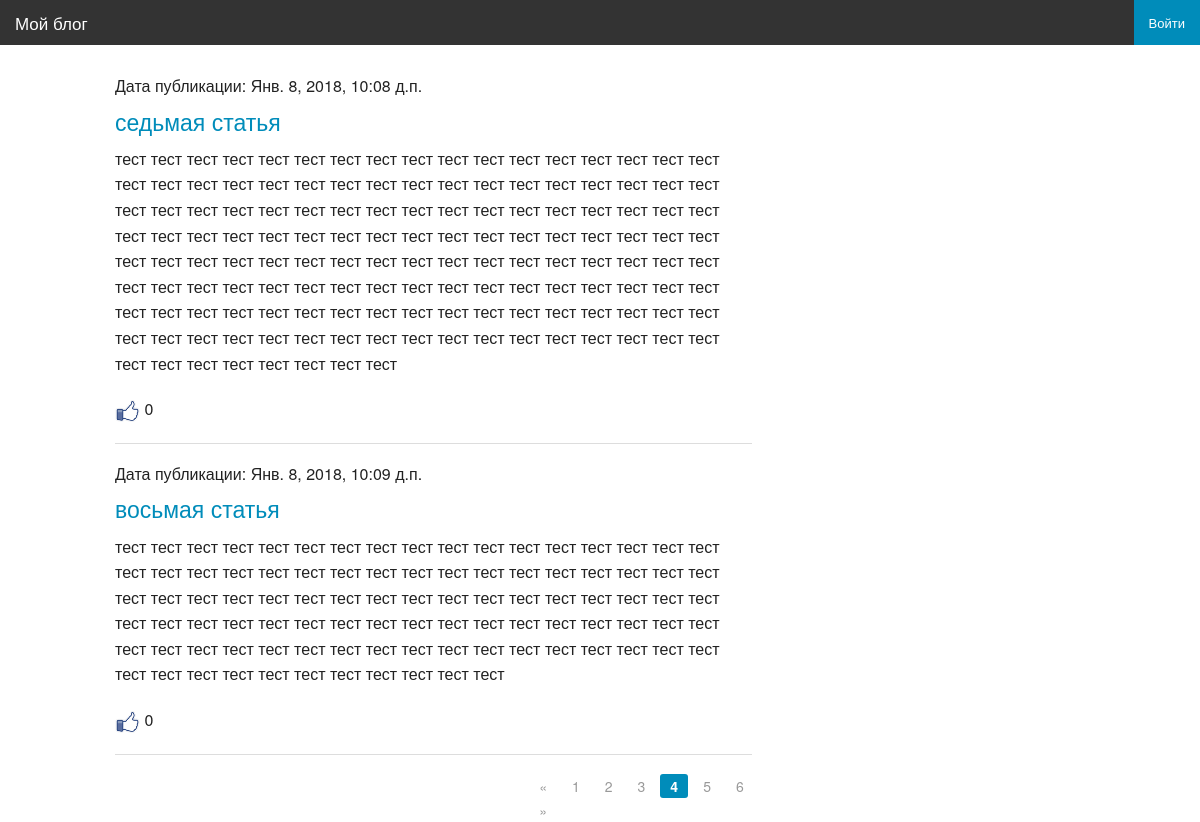
The page /page/4/ on the database its author committed.
### article/models.py (models this page shows, shortened)
class Article(models.Model):
    class Meta():
        db_table = "article"
    article_title = models.CharField(max_length = 200)
    article_text = RichTextField()
    article_date = models.DateTimeField()
    article_likes = models.IntegerField(default=0)
    article_image = models.ImageField(null=True, blank=True, upload_to="images/", verbose_name= 'Изображение')
    def bit(self):
        if self.article_image:
            return mark_safe ('<img src="%s" width="70"/>'% self.article_image.url)
        else:
            return '(none)'
    bit.short_descriptio = 'Изображение'
    bit.allow_tags = True

### article/views.py (the view)
# urls.py: re_path(r'^articles/(?P<article_id>\d+)/get/(?P<page_comments_number>\d+)/$', views.article),
def articles(request, page_number=1):
    all_articles = Article.objects.all()
    current_page = Paginator(all_articles, 2)
    return render_to_response('articles.html', {'articles': current_page.page(page_number), 'username': auth.get_user(request).username})

### article/templates/articles.html
{% extends 'main.html' %}
{% load staticfiles %}
{% block article %}
    <div class="large-8 columns">
{% for article in articles %}
    <h6>Дата публикации: {{ article.article_date }}</h6>
    <h4><a href="/articles/get/{{ article.id }}/"> {{ article.article_title }}</a></h4>
    <p>{{ article.article_text }}</p>
    <p><a href="/articles/addlike/{{ article.id }}/"> <img src="{% static "images.png" %}" width="25px" height="25px"></a> {{ article.article_likes }}</p>
    <hr>
{% endfor %}
    </div>
    <div class="row">
        <div class="large-3 large-offset-5 columns">
            <ul class="pagination">
                {% if articles.has_previous %}
                    <li class="arrow"><a href="/page/{{ articles.previous_page_number }}/">&laquo;</a></li>
                {% else %}
                    <li class="arrow unavailable"><a href="">&laquo;</a></li>
                {% endif %}
                {% for page in articles.paginator.page_range %}
                    {% if page == articles.number %}
                        <li class="current"><a href="/page/{{ page }}/">{{ page }}</a></li>
                    {% else %}
                        <li><a href="/page/{{ page }}/">{{ page }}</a></li>
                    {% endif %}
                {% endfor %}
                {% if articles.has_next %}
                    <li class="arrow"><a href="/page/{{ articles.next_page_number }}/">&raquo;</a></li>
                {% else %}
                    <li class="arrow unavailable"><a href="">&raquo;</a></li>
                {% endif %}
            </ul>
        </div>
    </div>
{% endblock %}

### rows shown on the page
Article: article_date "Янв. 8, 2018, 10:08 д.п.", article_title "седьмая статья", article_text "тест тест тест тест тест тест тест тест тест тест тест тест тест тест тест тест тест тест тест тест тест тест тест тест тест тест тест тест тест тест тест тест тест тест тест тест тест тест тест тест тест тест тест тест тест тест тест тест тест тест тест тест тест тест тест тест тест тест тест тест тест тест тест тест тест тест тест тест тест тест тест тест тест тест тест тест тест тест тест тест тест тест тест тест тест тест тест тест тест тест тест тест тест тест тест тест тест тест тест тест тест тест тест тест тест тест тест тест тест тест тест тест тест тест тест тест тест тест тест тест тест тест тест тест тест тест тест тест тест тест тест тест тест тест тест тест тест тест тест тест…", article_likes "0"
Article: article_date "Янв. 8, 2018, 10:09 д.п.", article_title "восьмая статья", article_text "тест тест тест тест тест тест тест тест тест тест тест тест тест тест тест тест тест тест тест тест тест тест тест тест тест тест тест тест тест тест тест тест тест тест тест тест тест тест тест тест тест тест тест тест тест тест тест тест тест тест тест тест тест тест тест тест тест тест тест тест тест тест тест тест тест тест тест тест тест тест тест тест тест тест тест тест тест тест тест тест тест тест тест тест тест тест тест тест тест тест тест тест тест тест тест тест", article_likes "0"

### other values the page prints
{{ page }} "1" "2" "3" "5" "6"
{{ page }} "4"
